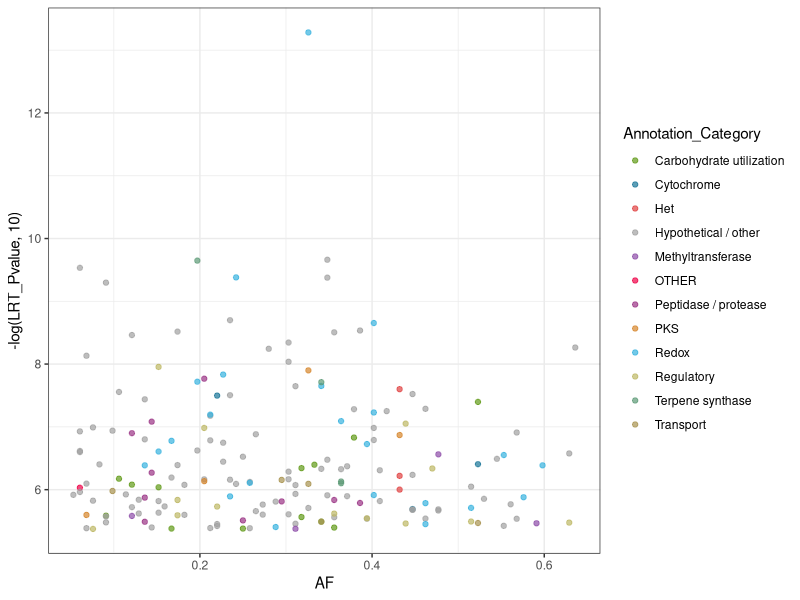
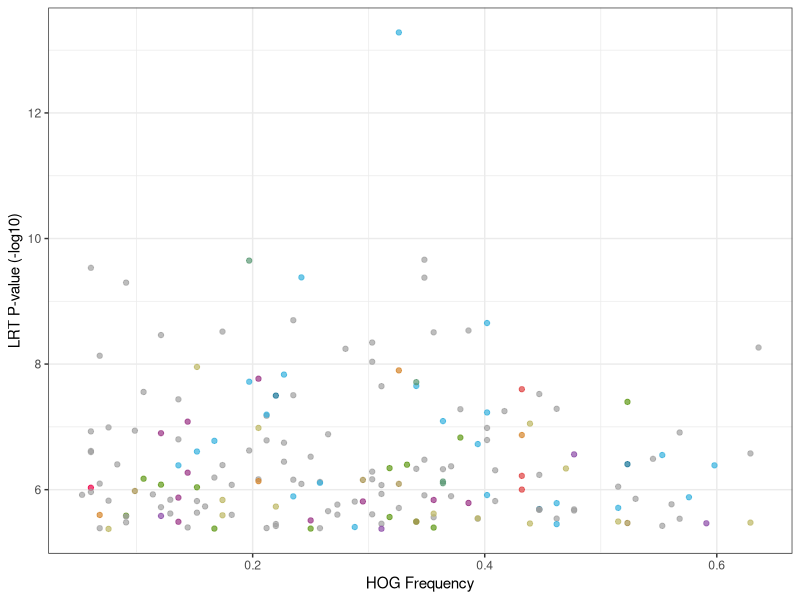

The R script that drew these images, in order:
library(ggplot2)

dat <- read.table("Scatterplot_Input.txt", header=T, sep='\t')

color <- c('#619917', '#177496', '#e04141', '#a1a1a1', '#8d4ca8', '#993284', '#d6862b', '#37b1de', '#bdb764', '#5c9976', '#a8924f', '#ed0047')
names(color) <- c('Carbohydrate utilization', 'Cytochrome', 'Het', 'Hypothetical / other','Methyltransferase','Peptidase / protease','PKS','Redox','Regulatory','Terpene synthase','Transport', 'OTHER')

pdf("Figure_6C_with_Legend.pdf", height=5, width=4)
# HOG     AF      LRT_Pvalue      Annotation_Category
ggplot(dat, aes(x=AF, y=-log(LRT_Pvalue, 10), color=Annotation_Category)) + geom_point(alpha=0.7) + theme_bw() + scale_color_manual(values=color)
dev.off()

png("Figure_6C.png", height=4, width=4, res=600, units='in')
ggplot(dat, aes(x=AF, y=-log(LRT_Pvalue, 10), color=Annotation_Category)) + geom_point(alpha=0.7, show.legend=F) + theme_bw() + scale_color_manual(values=color) + xlab("HOG Frequency") + ylab("LRT P-value (-log10)")
dev.off()
